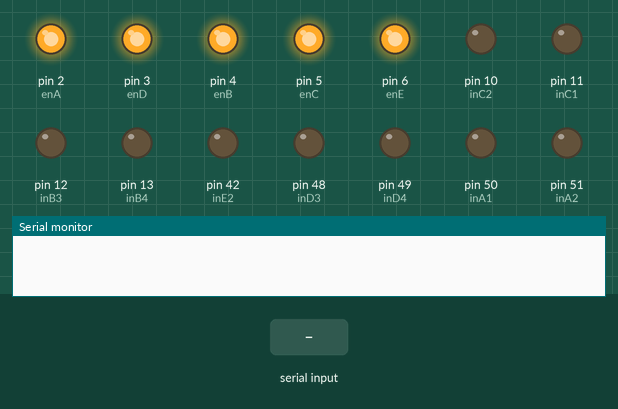
This sketch was run on a simulated Arduino Mega 2560, built with avr-gcc and run on an emulated ATmega2560. Shown: output pins drawn as LEDs (lit = HIGH), the last lines printed to the serial monitor. Inputs (shaded band) come from the test bench.

Above: at 1.2 s.
1.3 s: "FWRD" received over the second serial link
At 2.5 s:
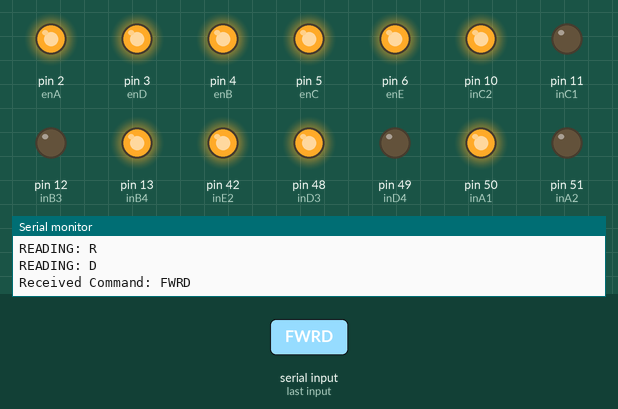
2.8 s: "BKWD" received over the second serial link
At 3.7 s:
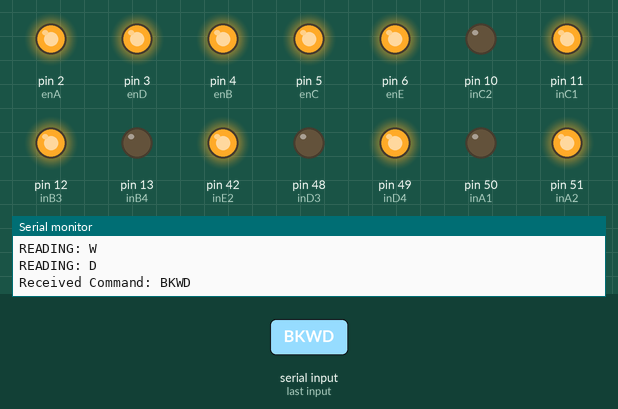
4.3 s: "LEFT" received over the second serial link
At 4.8 s:
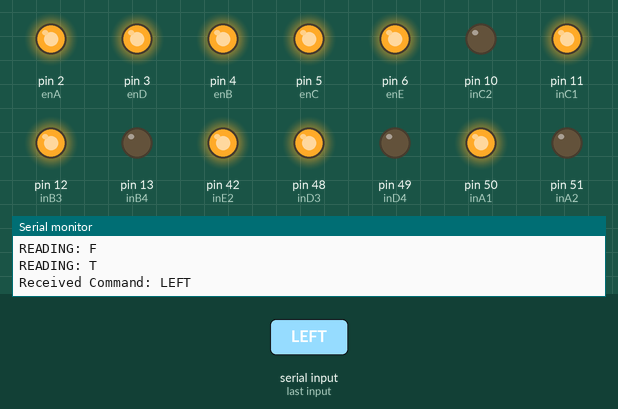
5.8 s: "RGHT" received over the second serial link
At 7.2 s:
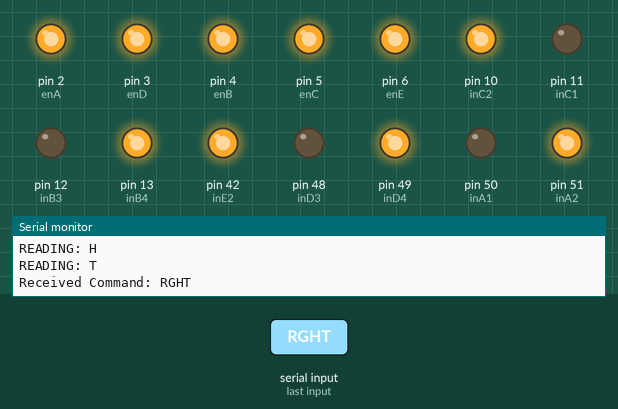
Timing chart, 0 to 8.3 s (numbered marks = the images above; inputs shaded):
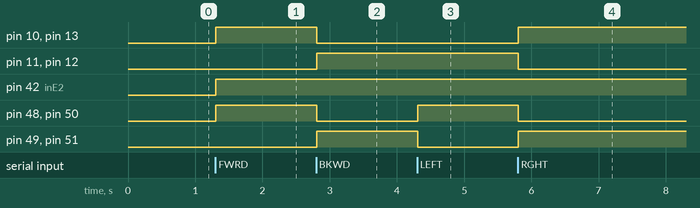

Measured:
- after the input at 1.3 s, pin 10 (inC2), pin 13 (inB4), pin 42 (inE2), pin 48 (inD3), pin 50 (inA1): LOW → HIGH at once
- after the input at 2.8 s, pin 10 (inC2), pin 13 (inB4), pin 48 (inD3), pin 50 (inA1): HIGH → LOW at once; pin 11 (inC1), pin 12 (inB3), pin 49 (inD4), pin 51 (inA2): LOW → HIGH at once
- after the input at 4.3 s, pin 48 (inD3), pin 50 (inA1): LOW → HIGH at once; pin 49 (inD4), pin 51 (inA2): HIGH → LOW at once
- after the input at 5.8 s, pin 10 (inC2), pin 13 (inB4), pin 49 (inD4), pin 51 (inA2): LOW → HIGH at once; pin 11 (inC1), pin 12 (inB3), pin 48 (inD3), pin 50 (inA1): HIGH → LOW at once

The sketch:

manual.ino
```cpp
#define PWM 255
#define enA 2
#define enB 4
#define enC 5
#define enD 3
#define enE 6
#define inA1 50
#define inA2 51
#define inD3 48
#define inD4 49
#define inB3 12
#define inB4 13
#define inC1 11
#define inC2 10
#define inE1 44
#define inE2 42

String command = "";

void setup() {
  Serial.begin(9600);
  Serial1.begin(9600);
  analogWrite(enA, PWM);
  analogWrite(enB, PWM);
  analogWrite(enC, PWM);
  analogWrite(enD, PWM);
  analogWrite(enE, PWM);
  pinMode(enA, OUTPUT);
  pinMode(enB, OUTPUT);
  pinMode(enC, OUTPUT);
  pinMode(enD, OUTPUT);
  pinMode(inA1, OUTPUT);
  pinMode(inA2, OUTPUT);
  pinMode(inD3, OUTPUT);
  pinMode(inD4, OUTPUT);
  pinMode(inB3, OUTPUT);
  pinMode(inB4, OUTPUT);
  pinMode(inC1, OUTPUT);
  pinMode(inC2, OUTPUT);
  pinMode(inE1, OUTPUT);
  pinMode(inE2, OUTPUT);
}

void loop() {
  char serial_val;

  if (Serial1.available()) {
    serial_val = Serial1.read();
    Serial.print("READING: ");
    Serial.println(serial_val);

    if (serial_val >= 'A' && serial_val <= 'Z') {
      command += serial_val;
    }

    if (command.length() == 4) {
      Serial.print("Received Command: ");
      Serial.println(command);

      switch (command.charAt(0)) {
        case 'S':
          if (command == "STOP") {
            stop();
          }
          break;
        case 'F':
          if (command == "FWRD") {
            forward();
            roller();
          }
          break;
        case 'B':
          if (command == "BKWD") {
            backward();
            roller();
          }
          break;
        case 'L':
          if (command == "LEFT") {
            left();
            roller();
          }
          break;
        case 'R':
          if (command == "RGHT") {
            right();
            roller();
          }
          break;
      }
      command = "";
    }
  }
}

void forward() {
  digitalWrite(inA1, HIGH);
  digitalWrite(inA2, LOW);
  digitalWrite(inD3, HIGH);
  digitalWrite(inD4, LOW);
  digitalWrite(inC1, LOW);
  digitalWrite(inC2, HIGH);
  digitalWrite(inB3, LOW);
  digitalWrite(inB4, HIGH);
}

void backward() {
  digitalWrite(inA1, LOW);
  digitalWrite(inA2, HIGH);
  digitalWrite(inD3, LOW);
  digitalWrite(inD4, HIGH);
  digitalWrite(inC1, HIGH);
  digitalWrite(inC2, LOW);
  digitalWrite(inB3, HIGH);
  digitalWrite(inB4, LOW);
}

void left() {
  digitalWrite(inA1, HIGH);
  digitalWrite(inA2, LOW);
  digitalWrite(inD3, HIGH);
  digitalWrite(inD4, LOW);
  digitalWrite(inC1, HIGH);
  digitalWrite(inC2, LOW);
  digitalWrite(inB3, HIGH);
  digitalWrite(inB4, LOW);
}

void right() {
  digitalWrite(inA1, LOW);
  digitalWrite(inA2, HIGH);
  digitalWrite(inD3, LOW);
  digitalWrite(inD4, HIGH);
  digitalWrite(inC1, LOW);
  digitalWrite(inC2, HIGH);
  digitalWrite(inB3, LOW);
  digitalWrite(inB4, HIGH);
}

void stop() {
  digitalWrite(inA1, LOW);
  digitalWrite(inA2, LOW);
  digitalWrite(inD3, LOW);
  digitalWrite(inD4, LOW);
  digitalWrite(inC1, LOW);
  digitalWrite(inC2, LOW);
  digitalWrite(inB3, LOW);
  digitalWrite(inB4, LOW);
  digitalWrite(inE1, LOW);
  digitalWrite(inE2, LOW);
}
void roller() {
  digitalWrite(inE1, LOW);
  digitalWrite(inE2, HIGH);
}
```
